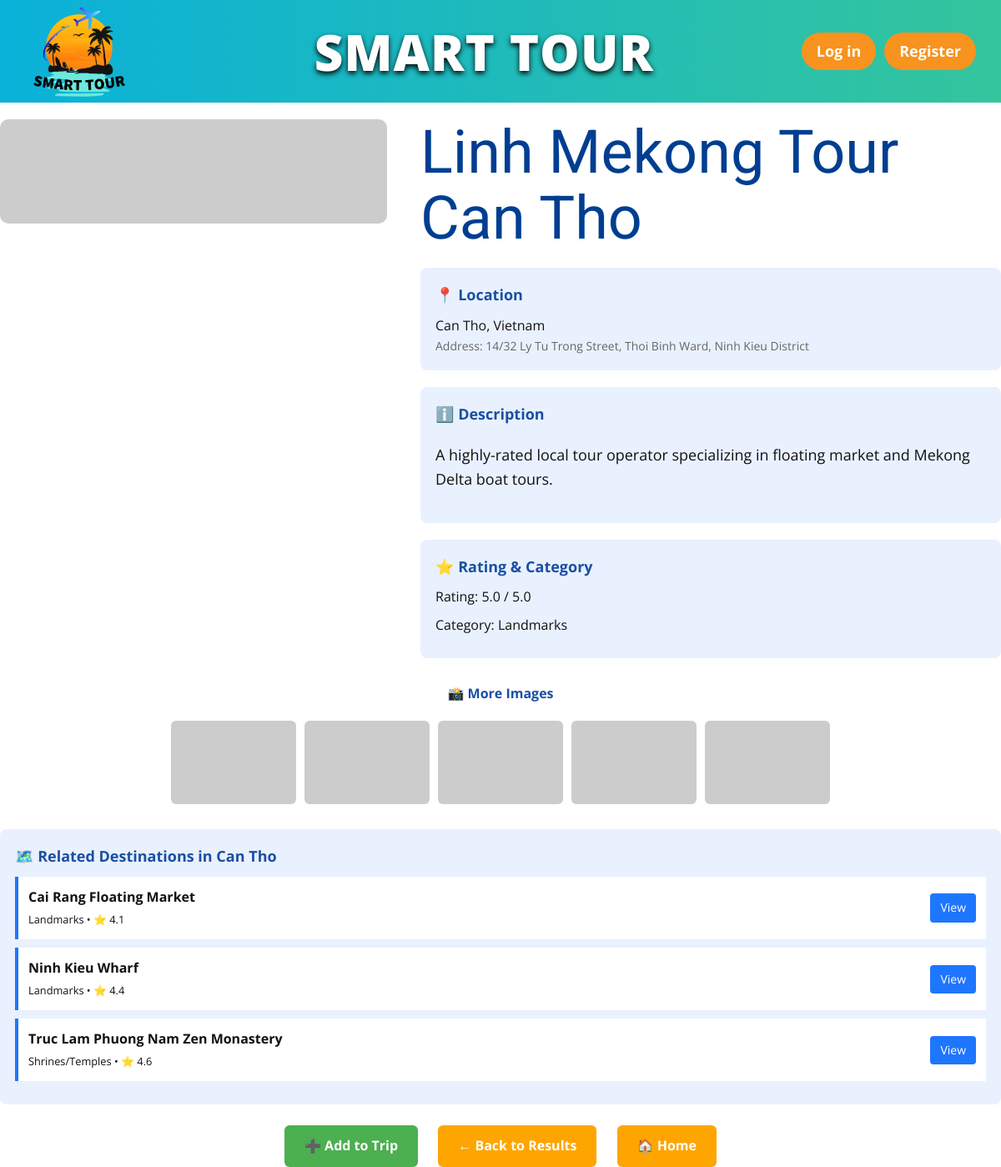
Page /destination/2974/ on the committed database.
### sightseeing/models.py (models this page shows, shortened)
class Destinations(models.Model):
    desName = models.CharField(max_length=200, null=True)
    destination_id = models.CharField(max_length=20, unique=True, null=True, blank=True)  # Custom ID like dest_001
    location = models.ForeignKey(Location, on_delete=models.CASCADE, related_name='destinations', null=True, blank=True)
    description = models.TextField(null=True, blank=True)
    price_range = models.CharField(max_length=50, null=True, blank=True)
    category = models.CharField(max_length=100, null=True, blank=True)  # Loại hình: Biển, Núi, Di sản...
    rating = models.FloatField(default=0.0, null=True, blank=True)  # Đánh giá 0-5
    address = models.TextField(null=True, blank=True)  # Địa chỉ đầy đủ
    image_url = models.URLField(max_length=500, null=True, blank=True)  # Link ảnh đại diện
    created_at = models.DateTimeField(auto_now_add=True, null=True)
    updated_at = models.DateTimeField(auto_now=True, null=True)

class Location(models.Model):
    locationName = models.CharField(max_length=200, null=True)

### sightseeing/views.py (the view, shortened to what this page needs)
# urls.py: path('destination/<int:destination_id>/', views.destination_detail, name='destination_detail'),
def destination_detail(request, destination_id):
    try:
        destination = Destinations.objects.select_related('location').get(id=destination_id)
        related = Destinations.objects.filter(
            location=destination.location
        ).exclude(id=destination_id)[:3]
        hotels = Hotel.objects.filter(location=destination.location).order_by('-rating')[:5]
        context = {
            'destination': destination,
            'related_destinations': related,
            'hotels': hotels,
        }
        return render(request, 'detail_destination.html', context)
    except Destinations.DoesNotExist:
        messages.error(request, 'Destination not found.')
        return redirect('recommend_result')

### sightseeing/templates/detail_destination.html (shortened to what this page needs)
<!DOCTYPE html>
{% load static %}
<html style="font-size: 16px;" lang="en">
<head>
        <link rel="stylesheet" href="{% static 'css/nicepage.css' %}" media="screen">
    <link rel="stylesheet" href="{% static 'css/index.css' %}" media="screen">
</head>
<body data-home-page="Page-1.html" data-home-page-title="Page 1" data-path-to-root="./" data-include-products="true" class="u-body u-clearfix u-xl-mode" data-lang="en">
    <header class="u-header"
        style="height:123px; display:flex; align-items:center; justify-content:space-between; padding:0 30px; background:linear-gradient(90deg, #0ab1d9, #34c59d); position:sticky; top:0; z-index:1000;">
    <a href="{% url 'home' %}"
       class="u-logo"
       style="display:flex; align-items:center;">
        <img src="{% static 'images/SmartTour11.png' %}"
             style="height:130px; width:130px; display:block;"
             alt="logo">
    </a>
    <a href="{% url 'home' %}" style="text-decoration:none;">
    <p style="margin:0;
        font-size:60px;
        font-weight:800;
        color:white;
        letter-spacing:1px;
        margin-left:40px;
        text-shadow:0 3px 6px rgba(0,0,0,6);">
        SMART TOUR
    </p>
    </a>
    <div style="display:flex; gap:10px; align-items:center;">
        {% if user.is_authenticated %}
        <div style="position:relative;">
            <button id="userMenuBtn" style="
              padding:8px 12px;
              background:#F7931E;
              border-radius:25px;
              color:white;
              font-weight:700;
              border:none;
              cursor:pointer;
              display:flex;
              align-items:center;
              gap:8px;
              transition:0.2s;
            "
            onmouseover="this.style.background='#C48300'"
            onmouseout="this.style.background='#F7931E'"
            onclick="toggleUserMenu()">
                <svg width="20" height="20" viewBox="0 0 24 24" fill="white">
                    <path d="M12 12c2.21 0 4-1.79 4-4s-1.79-4-4-4-4 1.79-4 4 1.79 4 4 4zm0 2c-2.67 0-8 1.34-8 4v2h16v-2c0-2.66-5.33-4-8-4z"/>
                </svg>
                {{ user.username }}
                <svg width="12" height="12" viewBox="0 0 24 24" fill="white">
                    <path d="M7 10l5 5 5-5z"/>
                </svg>
            </button>
            <div id="userDropdown" style="
              display:none;
              position:absolute;
              top:110%;
              right:0;
              background:white;
              border-radius:8px;
              box-shadow:0 4px 12px rgba(0,0,0,0.15);
              min-width:180px;
              z-index:1000;
            ">
                <a href="{% url 'user_profile' %}" style="
                  display:block;
                  padding:12px 16px;
                  color:#333;
                  text-decoration:none;
                  border-bottom:1px solid #eee;
                  transition:0.2s;
                "
                onmouseover="this.style.background='#f5f5f5'"
                onmouseout="this.style.background='white'">
                    👤 My Profile
                </a>
                <a href="{% url 'recommend_result' %}" style="
                  display:block;
                  padding:12px 16px;
                  color:#333;
                  text-decoration:none;
                  border-bottom:1px solid #eee;
                  transition:0.2s;
                "
                onmouseover="this.style.background='#f5f5f5'"
                onmouseout="this.style.background='white'">
                    🗺️ My Destinations
                </a>
                <a href="/logout/" style="
                  display:block;
                  padding:12px 16px;
                  color:#d32f2f;
                  text-decoration:none;
                  transition:0.2s;
                "
                onmouseover="this.style.background='#f5f5f5'"
                onmouseout="this.style.background='white'">
                    🚪 Logout
                </a>
            </div>
        </div>
        <script>
        function toggleUserMenu() {
            var dropdown = document.getElementById('userDropdown');
            dropdown.style.display = dropdown.style.display === 'none' ? 'block' : 'none';
        }
        // Đóng dropdown khi click bên ngoài
        window.onclick = function(event) {
            if (!event.target.matches('#userMenuBtn') && !event.target.closest('#userMenuBtn')) {
                var dropdown = document.getElementById('userDropdown');
                if (dropdown && dropdown.style.display === 'block') {
                    dropdown.style.display = 'none';
                }
            }
        }
        </script>
        {% else %}
        <a href="{% url 'login_page' %}"
           style="
             padding:8px 18px;
             background:#F7931E;
             border-radius:25px;
             color:white;
             font-weight:700;
             text-decoration:none;
             transition:0.2s;
           "
           onmouseover="this.style.background='#C48300'"
           onmouseout="this.style.background='#F7931E'">
            Log in
        </a>
        <a href="{% url 'signup_page' %}"
           style="
             padding:8px 18px;
             background:#F7931E;
             border-radius:25px;
             color:white;
             font-weight:700;
             text-decoration:none;
             transition:0.2s;
           "
           onmouseover="this.style.background='#C48300'"
           onmouseout="this.style.background='#F7931E'">
            Register
        </a>
        {% endif %}
    </div>
</header>
   <div style="display:flex; gap:40px; align-items:flex-start; margin-top:20px;">
    <div style="flex:1;">
        <img src="{{ destination.image_url }}"
             class="u-expanded-width u-image place-img"
             alt="{{ destination.desName }}"
             style="border-radius:10px;"
             onerror="this.src='https://picsum.photos/seed/{{ destination.id }}/800/600'" />
    </div>
    <div style="flex:1.5;">
        <h1 style="margin-top:0; color:#003e91;">{{ destination.desName }}</h1>
        <div class="section" style="margin-top:20px; background:#e9f1ff; padding:18px; border-radius:8px;">
            <div class="section-title"
                 style="font-size:18px; font-weight:bold; color:#1a4fa3; margin-bottom:10px;">
                📍 Location
            </div>
            <div class="info-row">
                {% if destination.location %}
                    {{ destination.location.locationName }}, Vietnam
                {% else %}
                    Vietnam
                {% endif %}
            </div>
            {% if destination.address %}
            <div class="info-row" style="font-size: 14px; color: #666;">
                Address: {{ destination.address }}
            </div>
            {% endif %}
        </div>
        {% if destination.description %}
        <div class="section" style="margin-top:20px; background:#e9f1ff; padding:18px; border-radius:8px;">
            <div class="section-title"
                 style="font-size:18px; font-weight:bold; color:#1a4fa3; margin-bottom:10px;">
                ℹ️ Description
            </div>
            <p>{{ destination.description }}</p>
        </div>
        {% endif %}
        <div class="section" style="margin-top:20px; background:#e9f1ff; padding:18px; border-radius:8px;">
            <div class="section-title"
                 style="font-size:18px; font-weight:bold; color:#1a4fa3; margin-bottom:10px;">
                ⭐ Rating & Category
            </div>
            <div class="info-row" style="margin-bottom:8px;">Rating: {{ destination.rating|default:"N/A" }} / 5.0</div>
            {% if destination.category %}
            <div class="info-row" style="margin-bottom:8px;">Category: {{ destination.category }}</div>
            {% endif %}
        </div>
    </div>
</div>
    <div class="carousel-container" style="margin-top:30px; display:flex; flex-direction:column; align-items:center; gap:10px;">
    <div style="font-weight:bold; color:#1a4fa3; margin-bottom:10px;">📸 More Images</div>
    <div class="carousel" style="display:flex; gap:10px; overflow-x:auto; padding-bottom:10px;">
        <img src="https://picsum.photos/seed/1/150/100" class="carousel-img" style="height:100px; width:150px; object-fit:cover; border-radius:6px; cursor:pointer;" onclick="changeMainImage(this.src)">
        <img src="https://picsum.photos/seed/2/150/100" class="carousel-img" style="height:100px; width:150px; object-fit:cover; border-radius:6px; cursor:pointer;" onclick="changeMainImage(this.src)">
        <img src="https://picsum.photos/seed/3/150/100" class="carousel-img" style="height:100px; width:150px; object-fit:cover; border-radius:6px; cursor:pointer;" onclick="changeMainImage(this.src)">
        <img src="https://picsum.photos/seed/4/150/100" class="carousel-img" style="height:100px; width:150px; object-fit:cover; border-radius:6px; cursor:pointer;" onclick="changeMainImage(this.src)">
        <img src="https://picsum.photos/seed/5/150/100" class="carousel-img" style="height:100px; width:150px; object-fit:cover; border-radius:6px; cursor:pointer;" onclick="changeMainImage(this.src)">
    </div>
    </div>
        {% if related_destinations %}
        <div class="section" style="margin-top:20px; background:#e9f1ff; padding:18px; border-radius:8px;">
            <div class="section-title" style="font-size:18px; font-weight:bold; color:#1a4fa3; margin-bottom:10px;">🗺️ Related Destinations in {{ destination.location.locationName }}</div>
            {% for related in related_destinations %}
            <div class="related-box" style="background:#fff; padding:12px; border-left:4px solid #1e76ff; margin-bottom:10px; display:flex; justify-content:space-between; align-items:center;">
                <div>
                    <strong>{{ related.desName }}</strong><br>
                    <small>{{ related.category }} • ⭐ {{ related.rating|default:"N/A" }}</small>
                </div>
                <a href="{% url 'destination_detail' related.id %}" style="background:#1e76ff; color:white; padding:6px 12px; border-radius:4px; text-decoration:none; font-size:14px;">View</a>
            </div>
            {% endfor %}
        </div>
        {% endif %}
        <div class="btn-row" style="margin-top:25px; text-align:center;">
            <button class="btn" onclick="addToTrip({{ destination.id }})" style="background: #4CAF50; border:none; padding:12px 24px; border-radius:6px; cursor:pointer; color:white; font-size:16px; font-weight:bold; margin:0 10px; text-decoration:none; display:inline-block;">➕ Add to Trip</button>
            <a href="{% url 'recommend_result' %}" class="btn" style="background:orange; border:none; padding:12px 24px; border-radius:6px; cursor:pointer; color:white; font-size:16px; font-weight:bold; margin:0 10px; text-decoration:none; display:inline-block;">← Back to Results</a>
            <a href="{% url 'home' %}" class="btn" style="background:orange; border:none; padding:12px 24px; border-radius:6px; cursor:pointer; color:white; font-size:16px; font-weight:bold; margin:0 10px; text-decoration:none; display:inline-block;">🏠 Home</a>
        </div>
</body>
</html>

### rows in the picture
Destinations: desName "Linh Mekong Tour Can Tho", location.locationName "Can Tho", address "14/32 Ly Tu Trong Street, Thoi Binh Ward, Ninh Kieu District", description "A highly-rated local tour operator specializing in floating market and Mekong Delta boat tours.", rating "5.0", category "Landmarks"
Destinations: desName "Cai Rang Floating Market", category "Landmarks", rating "4.1"
Destinations: desName "Ninh Kieu Wharf", category "Landmarks", rating "4.4"
Destinations: desName "Truc Lam Phuong Nam Zen Monastery", category "Shrines/Temples", rating "4.6"
